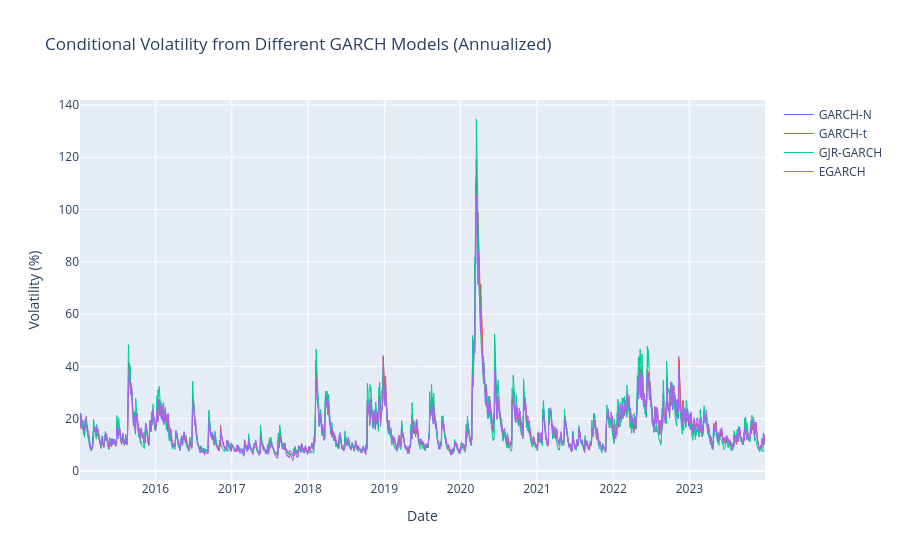

This figure's notebook cell:
### Markdown cell above
## 4. Alternative GARCH Models

### Code cell
# Compare different GARCH specifications
models = {}

# 1. Standard GARCH(1,1) with normal distribution
models['GARCH-N'] = arch_model(spy_returns, vol='Garch', p=1, q=1, dist='normal')

# 2. GARCH(1,1) with Student's t distribution
models['GARCH-t'] = arch_model(spy_returns, vol='Garch', p=1, q=1, dist='t')

# 3. GJR-GARCH (captures leverage effect)
models['GJR-GARCH'] = arch_model(spy_returns, vol='Garch', p=1, o=1, q=1, dist='t')

# 4. EGARCH (exponential GARCH)
models['EGARCH'] = arch_model(spy_returns, vol='EGARCH', p=1, q=1, dist='t')

# Fit all models
results = {}
for name, model in models.items():
    print(f"Fitting {name}...")
    results[name] = model.fit(disp='off')

# Compare models
comparison = pd.DataFrame({
    name: {
        'Log-Likelihood': res.loglikelihood,
        'AIC': res.aic,
        'BIC': res.bic,
        'Persistence': res.params.get('alpha[1]', 0) + res.params.get('beta[1]', 0)
        if 'EGARCH' not in name else np.nan
    }
    for name, res in results.items()
}).T

print("\nModel Comparison:")
print(comparison.round(4))

# Plot conditional volatilities from different models
fig = go.Figure()

for name, res in results.items():
    fig.add_trace(go.Scatter(
        x=res.conditional_volatility.index,
        y=res.conditional_volatility * np.sqrt(252),  # Annualized
        mode='lines',
        name=name,
        line=dict(width=1)
    ))

fig.update_layout(
    title='Conditional Volatility from Different GARCH Models (Annualized)',
    xaxis_title='Date',
    yaxis_title='Volatility (%)',
    hovermode='x unified',
    height=500
)

fig.show()

### Figure 1 — Plotly figure (JSON) as saved in the notebook; plotly's stock layout.template omitted (floating-point values rounded to 4 significant figures; data arrays with more than 128 entries replaced by an {"elided": "..."} marker saying what was removed)
{"data": [{"line": {"width": 1}, "mode": "lines", "name": "GARCH-N", "type": "scatter", "x": {"elided": "2263 str values"}, "y": {"elided": "2263 float values"}}, {"line": {"width": 1}, "mode": "lines", "name": "GARCH-t", "type": "scatter", "x": {"elided": "2263 str values"}, "y": {"elided": "2263 float values"}}, {"line": {"width": 1}, "mode": "lines", "name": "GJR-GARCH", "type": "scatter", "x": {"elided": "2263 str values"}, "y": {"elided": "2263 float values"}}, {"line": {"width": 1}, "mode": "lines", "name": "EGARCH", "type": "scatter", "x": {"elided": "2263 str values"}, "y": {"elided": "2263 float values"}}], "layout": {"autosize": true, "hovermode": "x unified", "title": {"text": "Conditional Volatility from Different GARCH Models (Annualized)"}, "xaxis": {"autorange": true, "range": ["2015-01-05", "2023-12-29"], "title": {"text": "Date"}, "type": "date"}, "yaxis": {"autorange": true, "range": [-3.452, 141.9], "title": {"text": "Volatility (%)"}, "type": "linear"}}}
